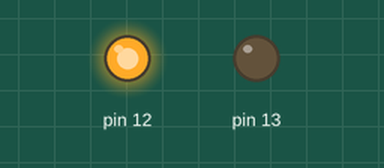
This sketch was run on a simulated Arduino Uno, built with avr-gcc and run on an emulated ATmega328P. On the bench: output pins drawn as LEDs (lit = HIGH).

Above: at 0.2 s.
At 0.85 s:
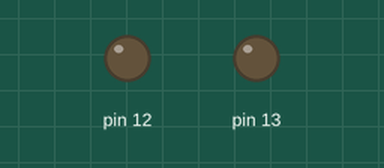
At 1.65 s:
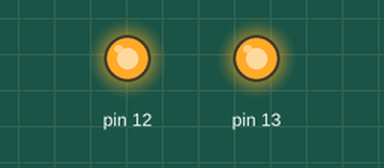
At 3.05 s:
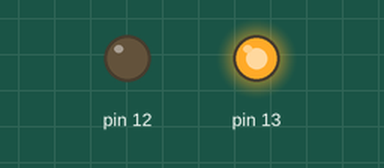
Timing chart, 0 to 3.7 s (numbered marks = the images above):
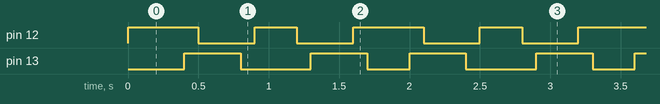

Measured:
- by itself, pin 12: repeats every 1.6 s: LOW 0.40 s, HIGH 0.30 s, LOW 0.40 s, HIGH 0.50 s
- by itself, pin 13: repeats every 1.6 s: LOW 0.50 s, HIGH 0.40 s, LOW 0.30 s, HIGH 0.40 s
- by itself, everything shown: repeats every 1.6 s, in 8 steps

The sketch:

sketch_dec30a.ino
```cpp
int hello = 1;

void setup() {
  pinMode(13,OUTPUT);
  pinMode(12,OUTPUT);

}

void loop() {
  digitalWrite(12,HIGH);
  delay(100);
  digitalWrite(13,LOW);
  delay(300);
  digitalWrite(13,HIGH);
  delay(100);
  digitalWrite(12,LOW);
  delay(300);
  digitalWrite(13,LOW);
  delay(100);
  digitalWrite(12,HIGH);
  delay(300);
  digitalWrite(12,LOW);
  delay(100);
  digitalWrite(13,HIGH);
  delay(300);
}
```
